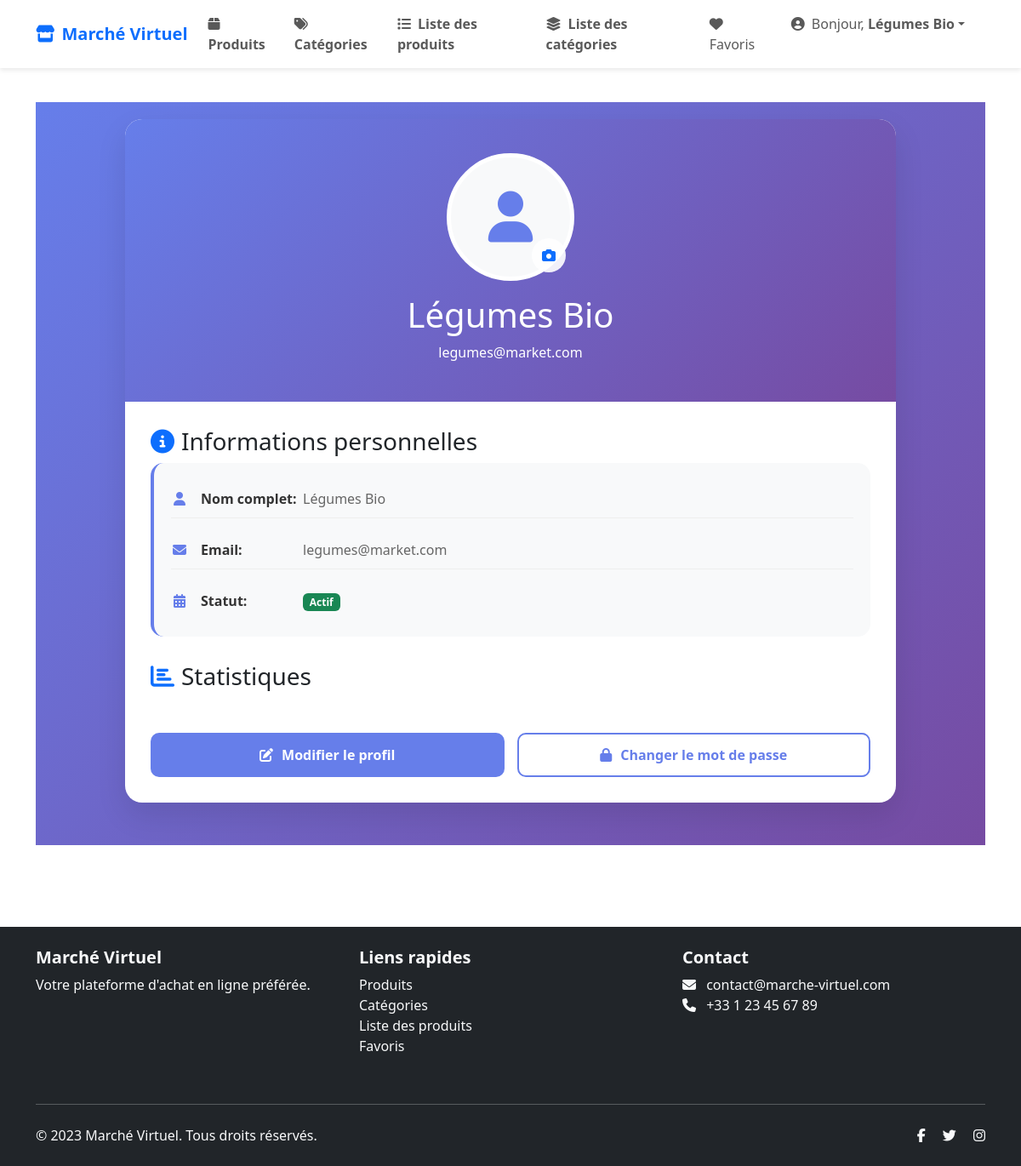
The page /call_profil/ (signed in) on the database its author committed.
### Authentification/models.py (models this page shows, shortened)
class Utilisateur(models.Model):
    email = models.EmailField(unique=True)
    nom = models.CharField(max_length=150)
    image = models.ImageField(upload_to='utilisateurs/', blank=True, null=True)
    motDePasse = models.CharField(max_length=128)
    is_active = models.BooleanField(default=True)
    is_staff = models.BooleanField(default=False)
    class Meta:
        verbose_name = 'Utilisateur'
        verbose_name_plural = 'Utilisateurs'
        ordering = ['nom']

### Market/views.py (the view)
# urls.py: path('call_profil/',call_profil,name='call_profil'),
def call_profil(request):
    emaile = request.session.get('email')
    role = request.session.get('role', 'default')
    utilisateur = Utilisateur.objects.get(email=emaile)
    role = request.session.get('role')
    if role == "client":
        layout = "base_client.html"
    elif role == "commercant":
        layout = "base_commercant.html"
    elif role == "livreur":
        layout = "base_livreur.html"
    else:
        layout = "base.html"
    return render(request, "profil.html", {"layout": layout,'utilisateur':utilisateur,'role':role})

### templates/profil.html (shortened to what this page needs)
{% extends layout %}
{% load static %}
{% block content %}
<div class="profile-container">
    <div class="container">
        <div class="row justify-content-center">
            <div class="col-lg-10">
                <div class="profile-card">
                    <div class="profile-header">
                        <div class="profile-image-container">
                            {% if utilisateur.image %}
                                <img src="{{ utilisateur.image.url }}" alt="Photo de profil" class="profile-image">
                            {% else %}
                                <div class="image-placeholder">
                                    <i class="fas fa-user"></i>
                                </div>
                            {% endif %}
                            <button class="edit-profile-btn" data-bs-toggle="modal" data-bs-target="#editProfileModal">
                                <i class="fas fa-camera text-primary"></i>
                            </button>
                        </div>
                        <h1 class="profile-name mt-3">{{ utilisateur.nom }}</h1>
                        <p class="profile-email">{{ utilisateur.email }}</p>
                    </div>
                    <div class="profile-content">
                        <div class="info-section">
                            <h3><i class="fas fa-info-circle me-2 text-primary"></i>Informations personnelles</h3>
                            <div class="info-card">
                                <div class="info-item">
                                    <span class="info-icon"><i class="fas fa-user"></i></span>
                                    <span class="info-label">Nom complet:</span>
                                    <span class="info-value">{{ utilisateur.nom }}</span>
                                </div>
                                <div class="info-item">
                                    <span class="info-icon"><i class="fas fa-envelope"></i></span>
                                    <span class="info-label">Email:</span>
                                    <span class="info-value">{{ utilisateur.email }}</span>
                                </div>
                                <div class="info-item">
                                    <span class="info-icon"><i class="fas fa-calendar-alt"></i></span>
                                    <span class="info-label">Statut:</span>
                                    <span class="info-value">
                                        {% if utilisateur.is_active %}
                                            <span class="badge bg-success">Actif</span>
                                        {% else %}
                                            <span class="badge bg-danger">Inactif</span>
                                        {% endif %}
                                    </span>
                                </div>
                            </div>
                        </div>
                        <div class="info-section">
                            <h3><i class="fas fa-chart-bar me-2 text-primary"></i>Statistiques</h3>
                        </div>
                        <div class="action-buttons">
                            <a href="{% url 'call_form_update_profil'%}" class="btn btn-custom btn-primary-custom">
                                <i class="fas fa-edit"></i> Modifier le profil
                            </a>
                            <a href="#" class="btn btn-custom btn-outline-custom">
                                <i class="fas fa-lock"></i> Changer le mot de passe
                            </a>
                        </div>
                    </div>
                </div>
            </div>
        </div>
    </div>
</div>
{% endblock %}

### templates/base.html (shortened to what this page needs)
{% load static %}
<!DOCTYPE html>
<html lang="fr" data-bs-theme="light">
<head>
    <link rel="stylesheet" href="{% static 'css/base.css' %}">
    <link href="https://cdn.jsdelivr.net/npm/bootstrap@5.3.3/dist/css/bootstrap.min.css" rel="stylesheet">
    <link rel="stylesheet" href="https://cdnjs.cloudflare.com/ajax/libs/font-awesome/6.5.1/css/all.min.css">
</head>
<body>
    <nav class="navbar navbar-expand-lg navbar-light sticky-top">
        <div class="container">
            <a class="navbar-brand fw-bold text-primary d-flex align-items-center" href="/">
                <i class="fas fa-store me-2"></i>
                Marché Virtuel
            </a>
            <div class="collapse navbar-collapse" id="navMenu">
                <ul class="navbar-nav me-auto fw-semibold">
                    <li class="nav-item">
                        <a href="{% url 'produit' %}" class="nav-link {% if request.resolver_match.url_name == 'produit' %}active{% endif %}">
                            <i class="fas fa-box me-1"></i> Produits
                        </a>
                    </li>
                    <li class="nav-item">
                        <a href="{% url 'categorie' %}" class="nav-link {% if request.resolver_match.url_name == 'categorie' %}active{% endif %}">
                            <i class="fas fa-tags me-1"></i> Catégories
                        </a>
                    </li>
                    <li class="nav-item">
                        <a href="{% url 'page_produits' %}" class="nav-link {% if request.resolver_match.url_name == 'page_produits' %}active{% endif %}">
                            <i class="fas fa-list me-1"></i> Liste des produits
                        </a>
                    </li>
                    <li class="nav-item">
                        <a href="{% url 'liste_categories' %}" class="nav-link {% if request.resolver_match.url_name == 'liste_categories' %}active{% endif %}">
                            <i class="fas fa-layer-group me-1"></i> Liste des catégories
                        </a>
                    </li>
                </ul>
                <ul class="navbar-nav">
                    <li class="nav-item me-3">
                        <a href="{% url 'appeler_page_favorie' %}" class="nav-link {% if request.resolver_match.url_name == 'favoris' %}active{% endif %}">
                            <i class="fas fa-heart me-1"></i> Favoris
                        </a>
                    </li>
{% if request.session.nom %}
<li class="nav-item dropdown me-3">
    <a class="nav-link dropdown-toggle d-flex align-items-center" href="#" role="button" data-bs-toggle="dropdown" aria-expanded="false">
        <i class="fas fa-user-circle me-2"></i>
        <span>Bonjour, <strong>{{ request.session.nom }}</strong></span>
    </a>
</li>
                    {% endif %}
                </ul>
            </div>
        </div>
    </nav>
    <main class="container mt-4 mb-5">
        {% block content %}{% endblock %}
    </main>
    <footer class="bg-dark text-light py-4 mt-5">
        <div class="container">
            <div class="row">
                <div class="col-md-4 mb-3">
                    <h5 class="fw-bold">Marché Virtuel</h5>
                    <p class="mb-0">Votre plateforme d'achat en ligne préférée.</p>
                </div>
                <div class="col-md-4 mb-3">
                    <h5 class="fw-bold">Liens rapides</h5>
                    <ul class="list-unstyled">
                        <li><a href="{% url 'produit' %}" class="text-light text-decoration-none">Produits</a></li>
                        <li><a href="{% url 'categorie' %}" class="text-light text-decoration-none">Catégories</a></li>
                        <li><a href="{% url 'page_produits' %}" class="text-light text-decoration-none">Liste des produits</a></li>
                        <li><a href="{% url 'appeler_page_favorie' %}" class="text-light text-decoration-none">Favoris</a></li>
                    </ul>
                </div>
                <div class="col-md-4 mb-3">
                    <h5 class="fw-bold">Contact</h5>
                    <ul class="list-unstyled">
                        <li><i class="fas fa-envelope me-2"></i> contact@marche-virtuel.com</li>
                        <li><i class="fas fa-phone me-2"></i> +33 1 23 45 67 89</li>
                    </ul>
                </div>
            </div>
            <hr class="my-4">
            <div class="d-flex flex-column flex-md-row justify-content-between align-items-center">
                <p class="mb-0">&copy; 2023 Marché Virtuel. Tous droits réservés.</p>
                <div class="mt-2 mt-md-0">
                    <a href="#" class="text-light me-3"><i class="fab fa-facebook-f"></i></a>
                    <a href="#" class="text-light me-3"><i class="fab fa-twitter"></i></a>
                    <a href="#" class="text-light"><i class="fab fa-instagram"></i></a>
                </div>
            </div>
        </div>
    </footer>
</body>
</html>

### static/css/base.css (style rules this page uses)
:root { --primary-color: #0d6efd; --secondary-color: #6c757d; --success-color: #198754; --danger-color: #dc3545; --warning-color: #ffc107; --light-color: #f8f9fa; --dark-color: #212529; --shadow: 0 2px 10px rgba(0,0,0,0.08); --border-radius: 12px; }
body { background: #f0f2f5; font-family: "Segoe UI", system-ui, -apple-system, sans-serif; min-height: 100vh; display: flex; flex-direction: column; }
.navbar { background: #ffffff; box-shadow: 0 2px 6px rgba(0,0,0,0.1); }
.navbar-brand { font-size: 1.5rem; }
.nav-link { position: relative; transition: color 0.2s ease; }
main { flex: 1; }
footer { margin-top: auto; }

### templates/profil.html (style rules this page uses)
.profile-container { background: linear-gradient(135deg, #667eea 0%, #764ba2 100%); min-height: 100vh; padding: 20px 0; }
.profile-card { background: white; border-radius: 20px; box-shadow: 0 15px 35px rgba(0, 0, 0, 0.1); overflow: hidden; margin-bottom: 30px; }
.profile-header { background: linear-gradient(135deg, #667eea 0%, #764ba2 100%); padding: 40px 20px 30px; color: white; text-align: center; position: relative; }
.profile-image-container { position: relative; display: inline-block; }
.image-placeholder { width: 150px; height: 150px; border-radius: 50%; border: 5px solid white; background: #f8f9fa; display: flex; align-items: center; justify-content: center; font-size: 60px; color: #667eea; margin: 0 auto; }
.edit-profile-btn { position: absolute; bottom: 10px; right: 10px; background: rgba(255, 255, 255, 0.9); border: none; border-radius: 50%; width: 40px; height: 40px; display: flex; align-items: center; justify-content: center; cursor: pointer; transition: all 0.3s ease; }
.profile-content { padding: 30px; }
.info-section { margin-bottom: 30px; }
.info-card { background: #f8f9fa; border-radius: 15px; padding: 20px; margin-bottom: 20px; border-left: 4px solid #667eea; }
.info-item { display: flex; align-items: center; margin-bottom: 15px; padding: 10px 0; border-bottom: 1px solid #eee; }
.info-item:last-child { border-bottom: none; margin-bottom: 0; }
.info-icon { width: 20px; margin-right: 15px; color: #667eea; text-align: center; }
.info-label { font-weight: 600; color: #333; min-width: 120px; }
.info-value { color: #666; }
.action-buttons { display: grid; grid-template-columns: repeat(auto-fit, minmax(200px, 1fr)); gap: 15px; margin-top: 30px; }
.btn-custom { padding: 12px 20px; border: none; border-radius: 10px; font-weight: 600; transition: all 0.3s ease; text-decoration: none; display: flex; align-items: center; justify-content: center; gap: 10px; }
.btn-primary-custom { background: #667eea; color: white; }
.btn-outline-custom { background: transparent; border: 2px solid #667eea; color: #667eea; }

### rows shown on the page
Utilisateur: session.nom "Légumes Bio", nom "Légumes Bio", email "legumes@market.com"
